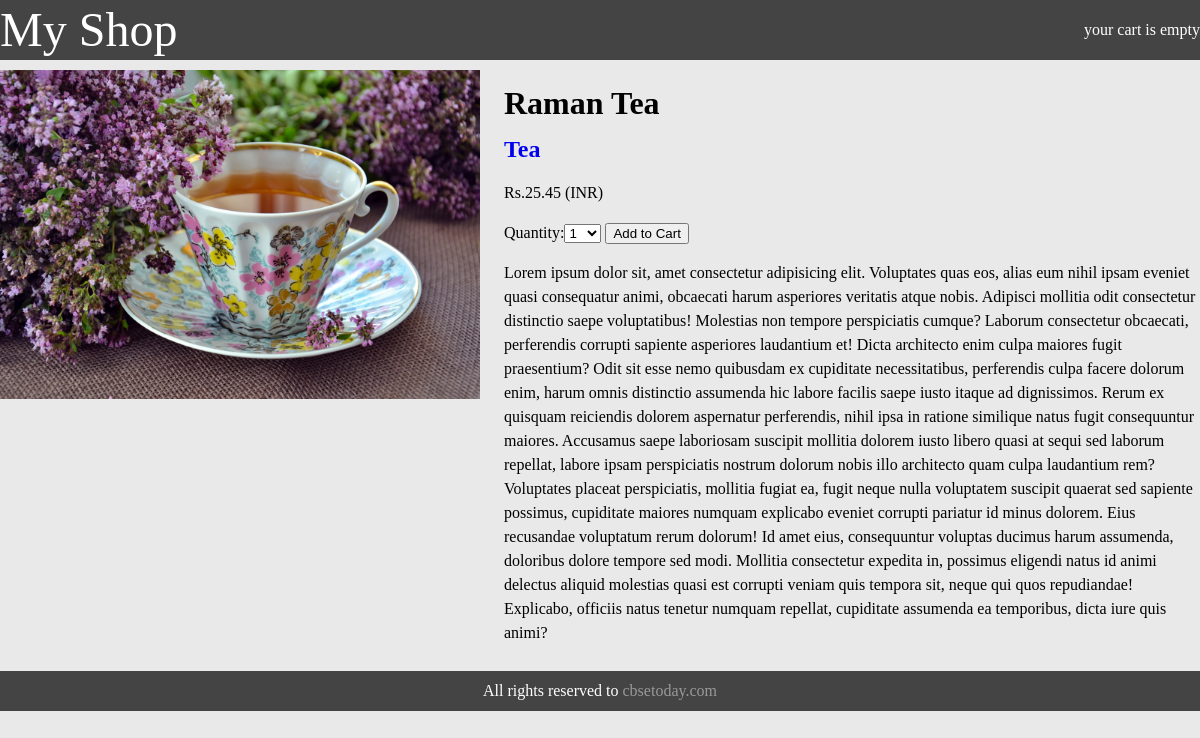
/6/raman-tea/, run on the app's committed database.
### shop/models.py (models this page shows, shortened)
class Product(models.Model):
    category = models.ForeignKey(
        Category, related_name='Products', on_delete=models.CASCADE)
    name = models.CharField(max_length=200, db_index=True)
    slug = models.SlugField(max_length=200, db_index=True)
    image = models.ImageField(upload_to='products/%Y/%m/%d', blank=True)
    description = models.TextField(blank=True)
    price = models.DecimalField(max_digits=10, decimal_places=2)
    available = models.BooleanField(default=True)
    created = models.DateTimeField(auto_now_add=True)
    updated = models.DateTimeField(auto_now=True)
    class Meta:
        ordering = ('name',)
        index_together = (('id', 'slug'),)

class Category(models.Model):
    name = models.CharField(max_length=200, db_index=True)
    slug = models.SlugField(max_length=200, unique=True)
    class Meta:
        ordering = ('name',)
        verbose_name = 'Category'
        verbose_name_plural = 'Categories'
    def __str__(self):
        return self.name
    def get_absolute_url(self):
        return reverse("shop:product_list_by_category", args=[self.slug])

### shop/views.py (the view)
# urls.py: path('<int:id>/<slug:slug>/', product_detail, name='product_detail'),
def product_detail(request, id, slug):
    cart_product_form = CartAddProductForm()
    product = get_object_or_404(Product, id=id, slug=slug, available=True)
    return render(request, 'shop/product/detail.html', {'product': product, 'cart_product_form': cart_product_form})

### cart/forms.py
class CartAddProductForm(forms.Form):
    quantity = forms.TypedChoiceField(
        choices=PRODUCT_QUANTITY_CHOICE, coerce=int)
    update = forms.BooleanField(
        required=False, initial=False, widget=forms.HiddenInput)

### shop/templates/shop/product/detail.html (shortened to what this page needs)
{% extends 'shop/base.html' %}
{% load static %}
{% block content %}
<div class="container">
    <div class="product-details">
        <div class="image">
            <img class="responsive"
                src="{% if product.image %} {{product.image.url}} {% else %} {% static 'img/default.png' %} {% endif %}"
                alt="{{product.name}}">
        </div>
        <div class="product-description">
            <h1>{{product.name}}</h1>
            <h2><a href="{{product.category.get_absolute_url}}">{{product.category}}</a></h2>
            <p>Rs.{{product.price}} (INR)</p>
            <form action="{% url 'cart:cart_add' product.id %}" method="post">
                {{cart_product_form}}
                <input type="submit" value="Add to Cart">
            </form>
            <p>{{product.description|linebreaks}}</p>
        </div>
    </div>
</div>
{% endblock %}

### shop/static/css/base.css (style rules this page uses)
body { font-size:16px;line-height:24px;margin:0 auto;box-sizing: border-box;background:#e9e9e9; }
a { text-decoration:none; }
.responsive { width:100%;height:auto; }
.container { width:100%;max-width:1300px;display:flex;justify-content:space-between;margin:0 auto;padding: 0; }
.product-details { display:flex;justify-content:space-between; }
.product-details .image { flex-basis:40%; }
.product-details .product-description { flex-basis:58%; }

### data on the page
Product: image (picture), name "Raman Tea", category "Tea", price "25.45", description "Lorem ipsum dolor sit, amet consectetur adipisicing elit. Voluptates quas eos, alias eum nihil ipsam eveniet quasi consequatur animi, obcaecati harum asperiores veritatis atque nobis. Adipisci mollitia odit consectetur distinctio saepe voluptatibus! Molestias non tempore perspiciatis cumque? Laborum consectetur obcaecati, perferendis corrupti sapiente asperiores laudantium et! Dicta architecto enim culpa maiores fugit praesentium? Odit sit esse nemo quibusdam ex cupiditate necessitatibus, perferendis culpa facere dolorum enim, harum omnis distinctio assumenda hic labore facilis saepe iusto itaque ad dignissimos. Rerum ex quisquam reiciendis dolorem aspernatur perferendis, nihil ipsa in…"
